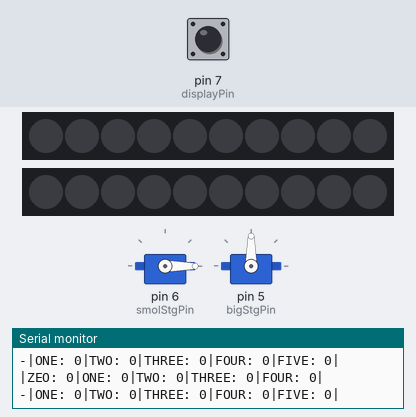
The sketch below on a simulated Arduino Uno, built with avr-gcc and run on an emulated ATmega328P. Shown: 2 × servo, 2 × 10 RGB LEDs in strip order, left to right, the last lines printed to the serial monitor. Inputs (shaded band) come from the test bench; at power-on: pin 7 (displayPin) HIGH. Dim RGB values are drawn brighter than linear.

Above: at 1.2 s.
1.3 s: pin 7 (displayPin) driven LOW
At 1.7 s:
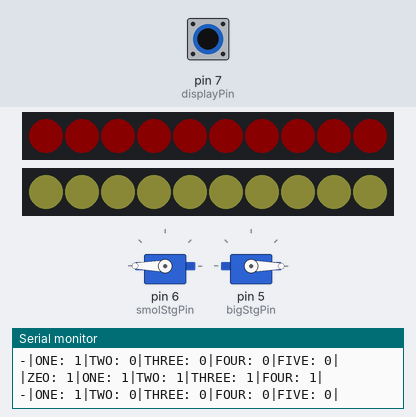
2.8 s: pin 7 (displayPin) driven HIGH
At 3.3 s:
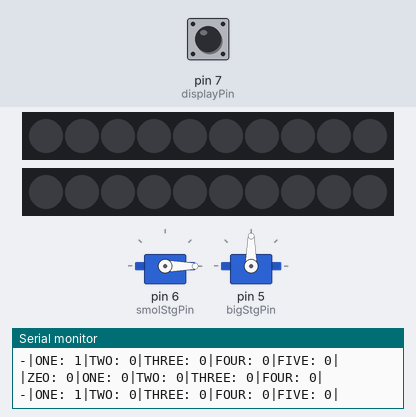
5.8 s: pin 7 (displayPin) pulsed LOW 2 times (0.12 s each, 0.3 s apart)
At 5.99 s:
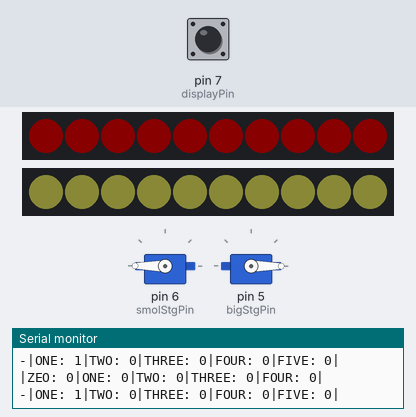
Timing chart, 0 to 8.8 s (numbered marks = the images above; inputs shaded):
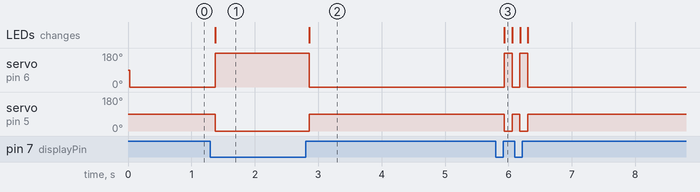

Measured:
- after the input at 1.3 s, servo on pin 6 (smolStgPin): 0° → 180° after 0.08 s; servo on pin 5 (bigStgPin): 90° → 0° after 0.08 s; the LEDs: change after 0.08 s (image 1)
- after the input at 2.8 s, servo on pin 6 (smolStgPin): 180° → 0° after 0.06 s; servo on pin 5 (bigStgPin): 0° → 90° after 0.06 s; the LEDs: change after 0.06 s (image 2)
- after the input at 5.8 s, servo on pin 6 (smolStgPin): alternates 180° for 0.12 s and 0° for 0.12 s, 4 changes in all, then stays 0°, starting after 0.14 s; servo on pin 5 (bigStgPin): alternates 90° for 0.12 s and 0° for 0.12 s, 4 changes in all, then stays 90°, starting after 0.14 s; the LEDs: change after 0.14 s (image 3)

The sketch:

0502_LogicTestings.ino
```cpp
#include <Servo.h>
#include <Adafruit_NeoPixel.h>

// LED STRIP PINS
#define PIN2 4 // LIGHT STRIP - act1
#define PIN 3 // LIGHT STRIP - act4

// PINS
int smolStgPin = 6; //servo puppet
int bigStgPin = 5; //servo stage
int displayPin = 7; // hall effect sensor

// ACTION Switchs
bool act0Switch = false;
bool act1Switch = false;
bool act2Switch = false;
bool act3Switch = false;
bool act4Switch = false;

// CHAR Switchs
bool char1Swch = false;
bool char2Swch = false;
bool char3Swch = false;
bool char4Swch = false;
bool char5Swch = false;

// SERVOS
Servo servo_5; //small puppets pulley - 180 deg
Servo servo_6; //puppet stage - 90 deg

#define NUMPIXELS2 10 // number of neopixels on second strip
#define NUMPIXELS 10 // number of neopixels in strip

Adafruit_NeoPixel pixels2 = Adafruit_NeoPixel(NUMPIXELS2, PIN2, NEO_GRB + NEO_KHZ800);
Adafruit_NeoPixel pixels = Adafruit_NeoPixel(NUMPIXELS, PIN, NEO_GRB + NEO_KHZ800);

int pixelsBrightness = 10;
int pixels2Brightness = 10;

// stg2 - Character Lights
const int char1[3] = {255, 0, 0};  //red
const int char2[3] = {255, 255, 0}; //yellow
const int char3[3] = {173, 216, 230}; //light blue
const int char4[3] = {128, 0, 128}; //purple
const int char5[3] = {255, 0, 255}; //magenta

void setup() {
  Serial.begin(9600);

  //SERVO
  servo_5.attach(smolStgPin);
  servo_6.attach(bigStgPin);

  pinMode(displayPin, INPUT); //Hall effect sensor input

  //STRIP LIGHT
  pixels.begin();
  pixels.setBrightness(pixelsBrightness);
  pixels.clear();
  pixels.show();

  pixels2.begin();
  pixels2.setBrightness(pixels2Brightness);
  pixels2.clear();
  pixels2.show();
}

void loop() {
  int displayValue = digitalRead(displayPin);

  // Print button states
  Serial.print("|ZEO: ");
  Serial.print(act0Switch);
  Serial.print("|ONE: ");
  Serial.print(act1Switch);
  Serial.print("|TWO: ");
  Serial.print(act2Switch);
  Serial.print("|THREE: ");
  Serial.print(act3Switch);
  Serial.print("|FOUR: ");
  Serial.print(act4Switch);
  Serial.println("|");

  Serial.print("-|ONE: ");
  Serial.print(char1Swch);
  Serial.print("|TWO: ");
  Serial.print(char2Swch);
  Serial.print("|THREE: ");
  Serial.print(char3Swch);
  Serial.print("|FOUR: ");
  Serial.print(char4Swch);
  Serial.print("|FIVE: ");
  Serial.print(char5Swch);
  Serial.println("|");
  Serial.println("");

//  char1Swch = false;
  char2Swch = false;
  char3Swch = false;
  char4Swch = false;
  char5Swch = false;

  if (displayValue == LOW) {
    act0Switch = true;
  } else {
    act0Switch = false;
  }

  if (act0Switch) {
    act1Switch = true;
    act2Switch = true;
    act3Switch = true;
    act4Switch = true;
    char1Swch = true;
  } else {
    act1Switch = false;
    act2Switch = false;
    act3Switch = false;
    act4Switch = false;
  }

  //STRIP LIGHT - NUMPIXELS2 - act1
  if (act1Switch) {
    setColorPx2(255, 255, 100);
  } else {
    pixels2.clear();
    pixels2.show();
  }

  //SERVO - act2 + act3
  if (act2Switch) servo_5.write(180);
  else if (!act2Switch) servo_5.write(0);

  if (act3Switch) servo_6.write(0);
  else if (!act3Switch) servo_6.write(90);

  //STRIP LIGHT - NUMPIXELS - act4
  if (act4Switch) {
    if (char1Swch) {
      setColorPx1(char1[0], char1[1], char1[2]);  // Red
    } else if (char2Swch) {
      setColorPx1(char2[0], char2[1], char2[2]);  // Yellow
    } else if (char3Swch) {
      setColorPx1(char3[0], char3[1], char3[2]);  // Light Blue
    } else if (char4Swch) {
      setColorPx1(char4[0], char4[1], char4[2]);  // Purple
    } else if (char5Swch) {
      setColorPx1(char5[0], char5[1], char5[2]);  // Magenta
    }
  } else {
    // Turn off LEDs if act4 is not active
    pixels.clear();
    pixels.show();
  }

  delay(100); // tiny delay to stabilize readings
}

void setColorPx1(int red, int green, int blue) {
  for (int i = 0; i < NUMPIXELS; i++) {
    pixels.setPixelColor(i, pixels.Color(red, green, blue));
  }
  pixels.show();
}

void setColorPx2(int red2, int green2, int blue2) {
  for (int n = 0; n < NUMPIXELS2; n++) {
    pixels2.setPixelColor(n, pixels2.Color(red2, green2, blue2));
  }
  pixels2.show();
}
```
